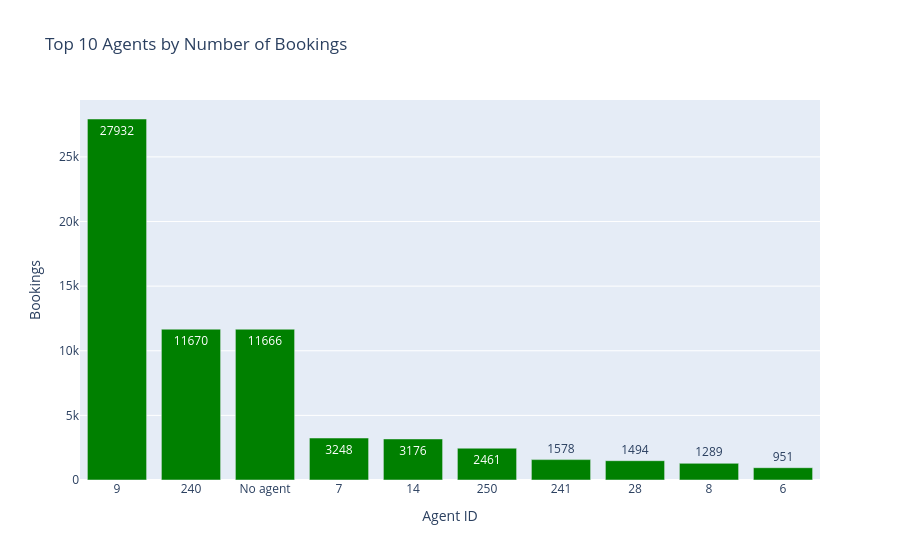

The notebook cell saved with this chart:
### Markdown cell above
<div style="
    background: linear-gradient(135deg, #e3f2fd, #b2dfdb);
    border-left: 4px solid #00796b;
    border-radius: 12px;
    padding: 15px 20px;
    margin: 15px 0;
    box-shadow: 0px 4px 8px rgba(0,0,0,0.15);
">

<p style="
    color: #1a237e;
    font-size: 18px;
    font-family: Arial;
    margin: 0;
">
<b>5. Who are the top 10 agents and companies driving hotel reservations❓
</p>

</div>

### Code cell
top_agents = df_cleaned_data['AGENT'].value_counts().head(10)

fig = px.bar(
    x=top_agents.index.astype(str),
    y=top_agents.values,
    text=top_agents.values,
    title='Top 10 Agents by Number of Bookings',
    color_discrete_sequence=['green']
)

fig.update_layout(
    xaxis_title='Agent ID',
    yaxis_title='Bookings'
)

fig.show()

### Figure 1 — Plotly figure (JSON) as saved in the notebook; plotly's stock layout.template omitted (floating-point values rounded to 4 significant figures)
{"data": [{"hovertemplate": "x=%{x}<br>y=%{y}<br>text=%{text}<extra></extra>", "legendgroup": "", "marker": {"color": "green", "pattern": {"shape": ""}}, "name": "", "orientation": "v", "showlegend": false, "text": [27930.0, 11670.0, 11670.0, 3248.0, 3176.0, 2461.0, 1578.0, 1494.0, 1289.0, 951.0], "textposition": "auto", "type": "bar", "x": ["9", "240", "No agent", "7", "14", "250", "241", "28", "8", "6"], "xaxis": "x", "y": [27932, 11670, 11666, 3248, 3176, 2461, 1578, 1494, 1289, 951], "yaxis": "y"}], "layout": {"barmode": "relative", "legend": {"tracegroupgap": 0}, "title": {"text": "Top 10 Agents by Number of Bookings"}, "xaxis": {"anchor": "y", "domain": [0, 1], "title": {"text": "Agent ID"}}, "yaxis": {"anchor": "x", "domain": [0, 1], "title": {"text": "Bookings"}}}}
